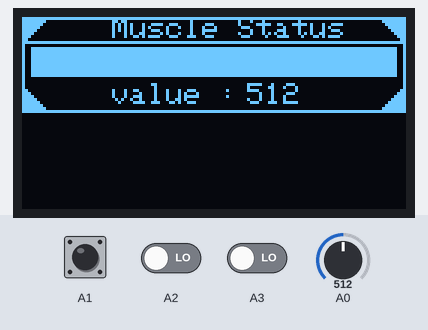
A sketch run on a simulated Arduino Uno, built with avr-gcc and run on an emulated ATmega328P. Shown: 128×64 one-colour display. The inputs (shaded band) are chosen by the test bench; at power-on: A0 = 512, A1 LOW, A2 LOW, A3 LOW. No radio packets arrive unless stated; what the sketch prints to the serial monitor is not drawn.

Above: at 5.1 s.
5.2 s: A0 set to 716
At 6.1 s:
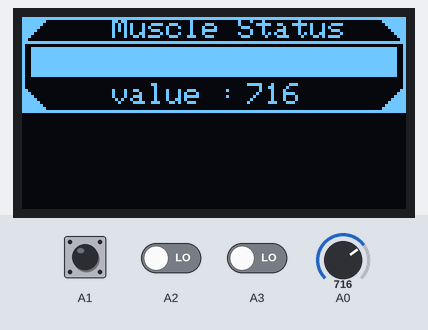
6.7 s: A1 driven HIGH
At 7.7 s:
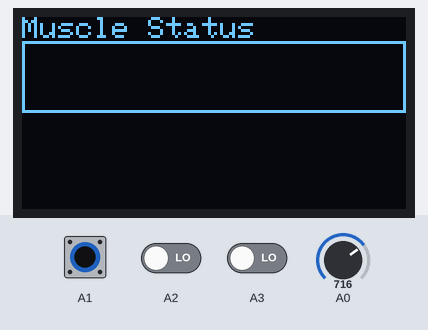
8.2 s: A1 pulsed LOW 5 times (0.12 s each, 0.3 s apart)
At 10.6 s:
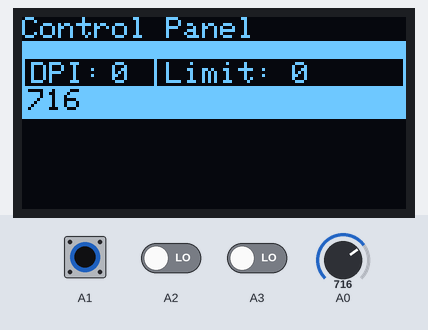
11.2 s: A0 set to 900
At 12.2 s:
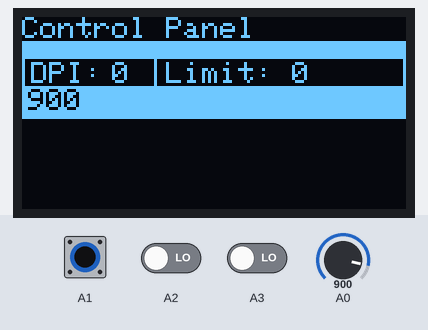
12.7 s: A0 set to 1023
At 13.1 s:
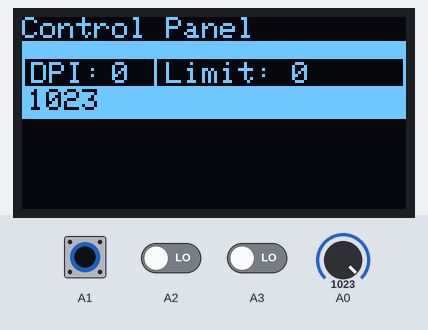
Timing chart, 0 to 15.2 s (numbered marks = the images above; inputs shaded):
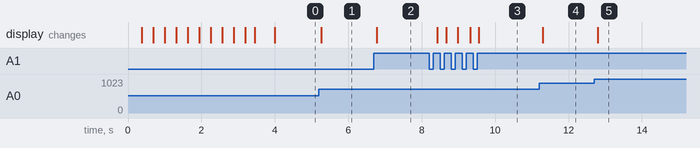

Measured:
- after the input at 5.2 s, the display: changes after 0.06 s (image 1)
- after the input at 6.7 s, the display: changes after 0.07 s (image 2)
- after the input at 8.2 s, the display: changes after 0.22 s (image 3)
- after the input at 11.2 s, the display: changes after 0.10 s (image 4)
- after the input at 12.7 s, the display: changes after 0.09 s (image 5)

The sketch:

Transmitter.beta.11.ino
```cpp
/* by Huy Hamada
 *  21 june 2019
 *  prosthetic . beta . Transmitter
 */
#include <SPI.h>
#include <Wire.h>
#include <Adafruit_GFX.h>
#include <Adafruit_SSD1306.h>
#include <SPI.h>
#include "RF24.h"
#include "intro.h"
#include "mode.h"

#define OLED_MOSI  4
#define OLED_CLK   5
#define OLED_DC    2
#define OLED_CS    0
#define OLED_RESET 3

const uint64_t pipe = 0xE8E8F0F0E1LL;
RF24 radio(9,10);

byte valtrans[3];

int mode = 0;
int valbtn2 = 0;
int valbtn3 = 0;
int st1 = 0;
int st2 = 0;
int st3 = 0;
int st4 = 0;
int btn1;
int btn2;
int btn3;

int musval;
int musvaldisplay;
int dpi = 0;
int vallimit = 0;
int detect_01;

Adafruit_SSD1306 display(OLED_MOSI, OLED_CLK, OLED_DC, OLED_RESET, OLED_CS);

void setup()   {

  radio.begin();
  Serial.begin(9600);

  radio.setAutoAck(1);
  radio.setRetries(1,1);
  radio.setDataRate(RF24_250KBPS);
  radio.setPALevel(RF24_PA_MAX);
  radio.setChannel(10);
  radio.openWritingPipe(pipe);

  display.begin(SSD1306_SWITCHCAPVCC);
  display.clearDisplay();
  begining();
  display.display();
  delay(500);
}

void loop()
{

  // controlpanel();
  int musval = analogRead(A0);
  int btn1 = digitalRead(A1);
  int btn2 = digitalRead(A2);
  int btn3 = digitalRead(A3);
//  Serial.print(btn1);
//  Serial.print(btn2);
//  Serial.print(btn3);
//  Serial.print(" ");
   Serial.println(musval);

  if(btn1 == 1 and st1 ==0) {mode++;  st1 = 1;}
  if(btn1 == 1 and st1 ==1) {mode = mode; st1 = 1;}
  if(btn1 == 0 and st1 ==1) {mode = mode; st1 = 0;}
  if(mode == 4){mode = 0;}

  if(mode == 0) slicebar();
  if(mode == 1) linechart();
  if(mode == 2) controlpanel();
  if(mode == 3) test();


 Serial.println(mode);
//  display.display();
  delay(50);
}
void begining()
{
  display.clearDisplay();
  display.drawBitmap(0,8,intro1,128,32,WHITE);
  display.drawRect(0,0,128,8,WHITE);
  display.display();
  for(int i = 0;i<=128;i++) { display.fillRect(0,0,i,8,WHITE);  display.display(); }
}

void slicebar()
{
  musval = analogRead(A0);
  musvaldisplay = map(musval, 1023, 0, 700, 0);
  if(musvaldisplay > 122) musvaldisplay = 122;
  display.clearDisplay();
  display.drawBitmap(0,0,mode01,128,32,WHITE);
  display.drawRect(0,8,128,24,WHITE);
  display.drawRect(4,10,120,10,WHITE);
  display.setCursor(30,0);
  display.setTextSize(1);
  display.setTextColor(WHITE);
  display.print("Muscle Status");
  display.fillRect(3,10,musvaldisplay,10,WHITE);
  definetext(75,22,1,WHITE);
  display.print(musval);
  definetext(30,22,1,WHITE);
  display.print("value : ");
  display.display();
}
void linechart()
{
  display.clearDisplay();
  display.drawRect(0,8,128,24,WHITE);
  display.setCursor(0,0);
  display.setTextColor(WHITE);
  display.setTextSize(1);
  display.print("Muscle Status");
  display.display();
}
void controlpanel()
{

  musval = analogRead(A0);
  if(btn2 == 1 and st2 ==0) {dpi = dpi + 5;  st2 = 1;}
  if(btn2 == 1 and st2 ==1) {dpi = dpi; st2 = 1;}
  if(btn2 == 0 and st2 ==1) {dpi = dpi; st2 = 0;}

  if(btn3 == 1 and st3 ==0) {vallimit = dpi + musval;  st3 = 1;}
  if(btn3 == 1 and st3 ==1) {vallimit = vallimit; st3 = 1;}
  if(btn3 == 0 and st3 ==1) {vallimit = vallimit; st3 = 0;}

  if(btn2 == 1 and btn3 ==1) {vallimit = 0; dpi = 0;}


  musvaldisplay = map(musval, 1023, 0, 700, 0);
  display.clearDisplay();
  display.setCursor(0,0);
  display.setTextColor(WHITE);
  display.setTextSize(1);
  display.print("Control Panel");
  display.drawRect(0,8,128,16,WHITE);
  display.drawRect(0,23,128,9,WHITE);
  display.fillRect(0,8,128,6,WHITE);
  display.drawRect(0,11,45,13,WHITE);
  display.fillRect(0,23,(musvaldisplay+30),11,WHITE);
  definetext(2,24,1,BLACK);
  display.print(musval);
  definetext(3,15,1,WHITE);
  display.print("DPI: ");
  definetext(30,15,1,WHITE);
  display.print(dpi);
  definetext(48,15,1,WHITE);
  display.print("Limit:");
  definetext(90,15,1,WHITE);
  display.print(vallimit);

  if(musval >= vallimit)
  {
    if (vallimit == 0)  {valtrans[0] = 0; radio.write(&valtrans, sizeof(valtrans)); }
    else { valtrans[0] = 1; radio.write(&valtrans, sizeof(valtrans)); display.fillRect(100,0,11,8,WHITE);}
  }
  else { valtrans[0] = 0; radio.write(&valtrans, sizeof(valtrans));}
  display.display();
}
void test()
{
  display.clearDisplay();
  definetext(0,0,1,WHITE);
  display.print("Signal Testing >>");
  int btn2 = digitalRead(A2);
  definetext(0,9,1,WHITE);
  display.print(btn2);
  valtrans[1] = btn2; radio.write(&valtrans, sizeof(valtrans));
  display.display();
}
void definetext(int cur1, int cur2, int textsize, char textcolor)
{
  display.setCursor(cur1, cur2);
  display.setTextSize(textsize);
  display.setTextColor(textcolor);
}
void detectsensor()
{
  detect_01 = digitalRead(A0);
  if(detect_01 == 0 & st4 == 0) display.print("");

}
```

Source omitted: intro.h (data table, 3108 bytes), mode.h (data table, 3109 bytes)
